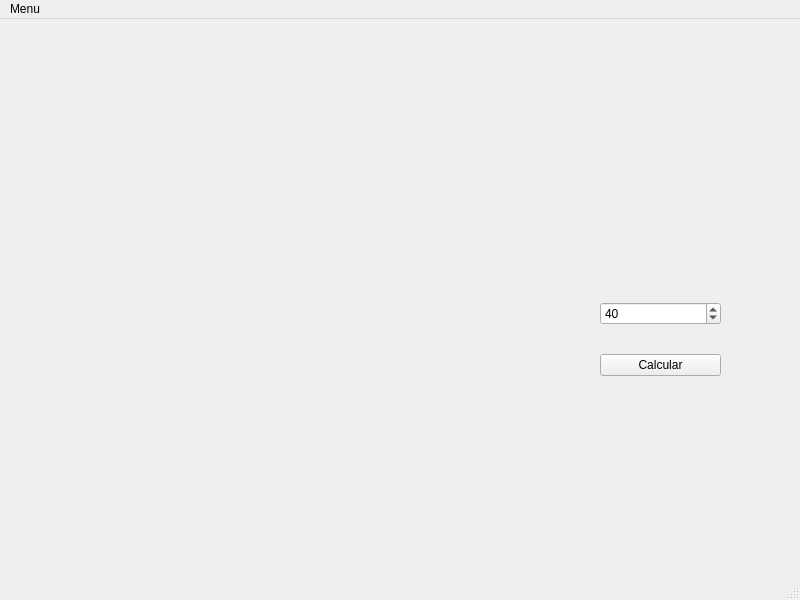
<?xml version="1.0" encoding="UTF-8"?>
<ui version="4.0">
 <class>MainWindow</class>
 <widget class="QMainWindow" name="MainWindow">
  <property name="geometry">
   <rect>
    <x>0</x>
    <y>0</y>
    <width>800</width>
    <height>600</height>
   </rect>
  </property>
  <property name="windowTitle">
   <string>MainWindow</string>
  </property>
  <widget class="QWidget" name="centralwidget">
   <widget class="QWidget" name="layoutWidget">
    <property name="geometry">
     <rect>
      <x>600</x>
      <y>260</y>
      <width>121</width>
      <height>121</height>
     </rect>
    </property>
    <layout class="QVBoxLayout" name="verticalLayout">
     <item>
      <widget class="QSpinBox" name="spinBox">
       <property name="minimum">
        <number>10</number>
       </property>
       <property name="maximum">
        <number>400</number>
       </property>
       <property name="value">
        <number>40</number>
       </property>
      </widget>
     </item>
     <item>
      <widget class="QPushButton" name="pushButton">
       <property name="text">
        <string>Calcular</string>
       </property>
      </widget>
     </item>
    </layout>
   </widget>
  </widget>
  <widget class="QMenuBar" name="menubar">
   <property name="geometry">
    <rect>
     <x>0</x>
     <y>0</y>
     <width>800</width>
     <height>19</height>
    </rect>
   </property>
   <widget class="QMenu" name="menuMenu">
    <property name="title">
     <string>Menu</string>
    </property>
    <addaction name="actionInformaci_n"/>
   </widget>
   <addaction name="menuMenu"/>
  </widget>
  <widget class="QStatusBar" name="statusbar"/>
  <action name="actionInformaci_n">
   <property name="text">
    <string>Información</string>
   </property>
  </action>
 </widget>
 <resources/>
 <connections/>
</ui>
